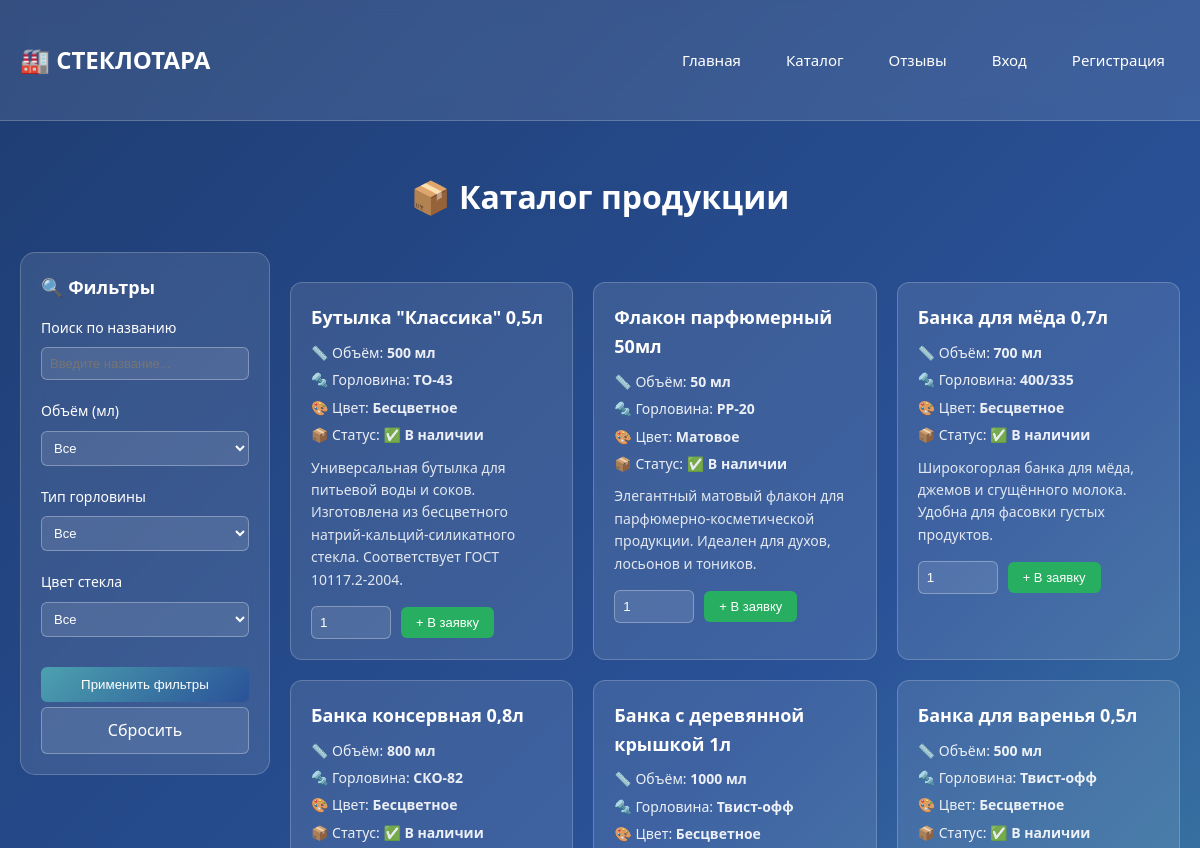
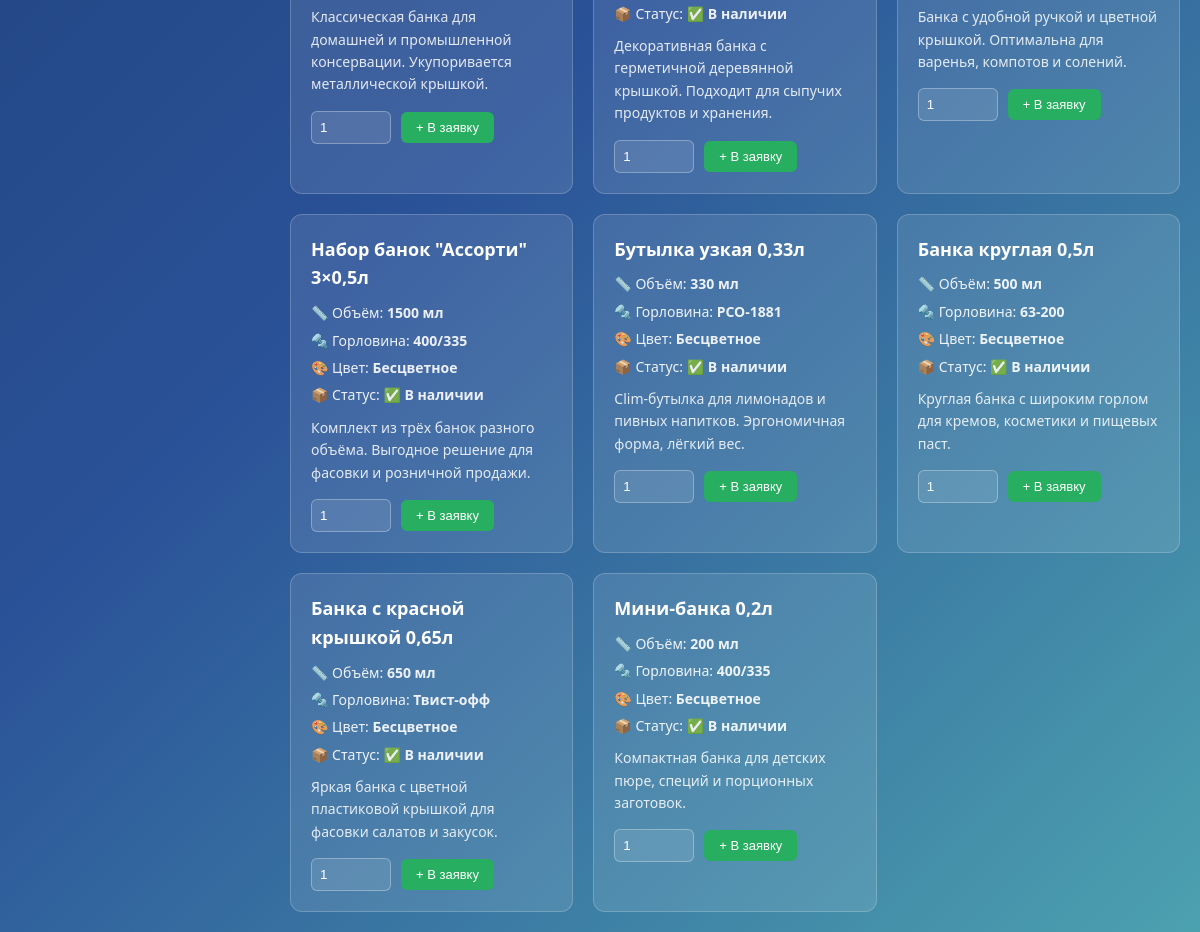
Screenshot of /catalog.php with the database file from the repository (2 pictures, top to bottom).
### tables this page shows
CREATE TABLE `exhibits` (
  `id` int NOT NULL,
  `name` varchar(150) NOT NULL,
  `volume_ml` int DEFAULT NULL,
  `neck_type` varchar(50) DEFAULT NULL,
  `glass_color` varchar(30) DEFAULT NULL,
  `description` text,
  `image_url` varchar(255) DEFAULT NULL,
  `status` enum('available','out_of_stock') DEFAULT 'available',
  `created_at` timestamp NULL DEFAULT CURRENT_TIMESTAMP
);

### db.php (called while the page is built, shortened)
<?php
function getDbConnection(): PDO {
    static $pdo = null;
    if ($pdo === null) {
        $host   = 'MySQL-8.2';
        $dbname = 'glass_exhibition';
        $user   = 'root';
        $pass   = '';
        $dsn = "mysql:host=$host;dbname=$dbname;charset=utf8mb4";
        try {
            $pdo = new PDO($dsn, $user, $pass, [
                PDO::ATTR_ERRMODE            => PDO::ERRMODE_EXCEPTION,
                PDO::ATTR_DEFAULT_FETCH_MODE => PDO::FETCH_ASSOC,
                PDO::ATTR_EMULATE_PREPARES   => false,
            ]);
        } catch (PDOException $e) {
            die('Ошибка подключения к БД: ' . $e->getMessage());
        }
    }
    return $pdo;
}
function escape($value) {
    return htmlspecialchars((string)$value, ENT_QUOTES, 'UTF-8');
}
function isLoggedIn(): bool {
    return isset($_SESSION['user']);
}
?>

### catalog.php (the view, shortened to what this page needs)
<?php
require 'db.php';
$search = trim($_GET['search'] ?? '');
$sql = "SELECT * FROM exhibits WHERE 1=1";
$params = [];
$sql .= " ORDER BY created_at DESC";
$stmt = getDbConnection()->prepare($sql);
$stmt->execute($params);
$exhibits = $stmt->fetchAll();
?>
<!DOCTYPE html>
<html lang="ru">
<head>
    <link rel="stylesheet" href="style.css">
</head>
<body>
<header>
    <div class="container nav">
        <a href="index.php" class="logo">🏭 СТЕКЛОТАРА</a>
        <nav class="nav-links">
            <a href="index.php">Главная</a>
            <a href="catalog.php">Каталог</a>
            <a href="reviews.php">Отзывы</a>
            <?php if (isLoggedIn()): ?>
                <a href="profile.php">Личный кабинет</a>
                <?php if (isAdmin()): ?>
                    <a href="admin.php">Админ-панель</a>
                <?php endif; ?>
                <a href="logout.php">Выход (<?= escape($_SESSION['user']['login']) ?>)</a>
            <?php else: ?>
                <a href="login.php">Вход</a>
                <a href="registration.php">Регистрация</a>
            <?php endif; ?>
        </nav>
    </div>
</header>
<div class="container">
    <h1 style="text-align:center; margin: 30px 0;">📦 Каталог продукции</h1>
    <div class="catalog-layout">
        <aside class="filters">
            <h3>🔍 Фильтры</h3>
            <form method="GET">
                <div class="filter-group">
                    <label>Поиск по названию</label>
                    <input type="text" name="search" value="<?= escape($search) ?>" placeholder="Введите название...">
                </div>
                <div class="filter-group">
                    <label>Объём (мл)</label>
                    <select name="volume">
                        <option value="">Все</option>
                    </select>
                </div>
                <div class="filter-group">
                    <label>Тип горловины</label>
                    <select name="neck">
                        <option value="">Все</option>
                    </select>
                </div>
                <div class="filter-group">
                    <label>Цвет стекла</label>
                    <select name="color">
                        <option value="">Все</option>
                    </select>
                </div>
                <button type="submit" class="btn-filter">Применить фильтры</button>
                <a href="catalog.php" class="btn-reset" style="display:block; text-align:center; text-decoration:none;">Сбросить</a>
            </form>
        </aside>
        <div>
            <?php if (empty($exhibits)): ?>
                <div class="card">
                    <p style="text-align:center;">По вашему запросу ничего не найдено.</p>
                </div>
            <?php else: ?>
                <div class="exhibits-grid">
                    <?php foreach ($exhibits as $ex): ?>
                        <div class="exhibit-card">
                            <h3><?= escape($ex['name']) ?></h3>
                            <div class="specs">
                                <p>📏 Объём: <strong><?= $ex['volume_ml'] ?> мл</strong></p>
                                <p>🔩 Горловина: <strong><?= escape($ex['neck_type']) ?></strong></p>
                                <p>🎨 Цвет: <strong><?= escape($ex['glass_color']) ?></strong></p>
                                <p>📦 Статус: <strong><?= $ex['status'] === 'available' ? '✅ В наличии' : '❌ Нет в наличии' ?></strong></p>
                            </div>
                            <p style="font-size:14px; opacity:0.85; margin: 10px 0;"><?= escape($ex['description']) ?></p>
                            <?php if ($ex['status'] === 'available'): ?>
                                <form method="POST" style="display:flex; align-items:center; margin-top:15px;">
                                    <input type="number" name="quantity" value="1" min="1" class="quantity-input">
                                    <button type="submit" class="btn-add">+ В заявку</button>
                                </form>
                            <?php endif; ?>
                        </div>
                    <?php endforeach; ?>
                </div>
            <?php endif; ?>
        </div>
    </div>
</div>
</body>
</html>

### style.css (style rules this page uses)
* { margin: 0; padding: 0; box-sizing: border-box; }
body { font-family: 'Segoe UI', Tahoma, Geneva, Verdana, sans-serif; background: linear-gradient(135deg, #1e3c72 0%, #2a5298 50%, #4ca1af 100%); min-height: 100vh; color: #fff; line-height: 1.6; }
.container { max-width: 1200px; margin: 0 auto; padding: 20px; }
a { color: inherit; text-decoration: none; }
header { background: rgba(255, 255, 255, 0.1); backdrop-filter: blur(10px); -webkit-backdrop-filter: blur(10px); padding: 20px 0; border-bottom: 1px solid rgba(255, 255, 255, 0.2); position: sticky; top: 0; z-index: 100; }
.nav { display: flex; justify-content: space-between; align-items: center; flex-wrap: wrap; gap: 15px; }
.logo { font-size: 24px; font-weight: bold; color: #fff; text-decoration: none; display: flex; align-items: center; gap: 8px; }
.nav-links { display: flex; gap: 15px; flex-wrap: wrap; align-items: center; }
.nav-links a { color: #fff; text-decoration: none; padding: 8px 15px; border-radius: 8px; transition: all 0.3s ease; font-size: 15px; }
.exhibits-grid { display: grid; grid-template-columns: repeat(auto-fill, minmax(280px, 1fr)); gap: 20px; margin-top: 30px; }
.exhibit-card { background: rgba(255, 255, 255, 0.1); border: 1px solid rgba(255, 255, 255, 0.2); border-radius: 12px; padding: 20px; transition: transform 0.3s ease, box-shadow 0.3s ease; }
.exhibit-card h3 { margin-bottom: 10px; font-size: 18px; }
.exhibit-card .specs { font-size: 14px; opacity: 0.9; margin: 10px 0; }
.exhibit-card .specs p { margin-bottom: 5px; }
.catalog-layout { display: grid; grid-template-columns: 250px 1fr; gap: 20px; margin-top: 20px; }
.filters { background: rgba(255, 255, 255, 0.1); backdrop-filter: blur(10px); border: 1px solid rgba(255, 255, 255, 0.2); border-radius: 15px; padding: 20px; height: fit-content; position: sticky; top: 100px; }
.filters h3 { margin-bottom: 15px; font-size: 18px; }
.filter-group { margin-bottom: 20px; }
.filter-group label { display: block; margin-bottom: 8px; font-weight: 500; font-size: 14px; }
.filter-group select, .filter-group input { width: 100%; padding: 8px; border: 1px solid rgba(255, 255, 255, 0.3); border-radius: 6px; background: rgba(255, 255, 255, 0.1); color: #fff; font-size: 13px; }
.filter-group select option { background: #2a5298; }
.btn-filter { width: 100%; padding: 10px; background: linear-gradient(135deg, #4ca1af, #2a5298); border: none; border-radius: 6px; color: #fff; cursor: pointer; font-weight: 500; margin-top: 10px; }
.btn-reset { display: block; width: 100%; padding: 10px; background: rgba(255, 255, 255, 0.1); border: 1px solid rgba(255, 255, 255, 0.3); border-radius: 6px; color: #fff; cursor: pointer; margin-top: 5px; text-align: center; text-decoration: none; }
.quantity-input { width: 80px; padding: 8px; border: 1px solid rgba(255, 255, 255, 0.3); border-radius: 6px; background: rgba(255, 255, 255, 0.1); color: #fff; margin-right: 10px; }
.btn-add { padding: 8px 15px; background: #27ae60; border: none; border-radius: 6px; color: #fff; cursor: pointer; font-size: 13px; }

### rows the page displays
exhibits: name "Бутылка \"Классика\" 0,5л", volume_ml "500", neck_type "ТО-43", glass_color "Бесцветное", status "✅ В наличии", description "Универсальная бутылка для питьевой воды и соков. Изготовлена из бесцветного натрий-кальций-силикатного стекла. Соответствует ГОСТ 10117.2-2004."
exhibits: name "Флакон парфюмерный 50мл", volume_ml "50", neck_type "PP-20", glass_color "Матовое", status "✅ В наличии", description "Элегантный матовый флакон для парфюмерно-косметической продукции. Идеален для духов, лосьонов и тоников."
exhibits: name "Банка для мёда 0,7л", volume_ml "700", neck_type "400/335", glass_color "Бесцветное", status "✅ В наличии", description "Широкогорлая банка для мёда, джемов и сгущённого молока. Удобна для фасовки густых продуктов."
exhibits: name "Банка консервная 0,8л", volume_ml "800", neck_type "СКО-82", glass_color "Бесцветное", status "✅ В наличии", description "Классическая банка для домашней и промышленной консервации. Укупоривается металлической крышкой."
exhibits: name "Банка с деревянной крышкой 1л", volume_ml "1000", neck_type "Твист-офф", glass_color "Бесцветное", status "✅ В наличии", description "Декоративная банка с герметичной деревянной крышкой. Подходит для сыпучих продуктов и хранения."
exhibits: name "Банка для варенья 0,5л", volume_ml "500", neck_type "Твист-офф", glass_color "Бесцветное", status "✅ В наличии", description "Банка с удобной ручкой и цветной крышкой. Оптимальна для варенья, компотов и солений."
exhibits: name "Набор банок \"Ассорти\" 3×0,5л", volume_ml "1500", neck_type "400/335", glass_color "Бесцветное", status "✅ В наличии", description "Комплект из трёх банок разного объёма. Выгодное решение для фасовки и розничной продажи."
exhibits: name "Бутылка узкая 0,33л", volume_ml "330", neck_type "PCO-1881", glass_color "Бесцветное", status "✅ В наличии", description "Сlim-бутылка для лимонадов и пивных напитков. Эргономичная форма, лёгкий вес."
exhibits: name "Банка круглая 0,5л", volume_ml "500", neck_type "63-200", glass_color "Бесцветное", status "✅ В наличии", description "Круглая банка с широким горлом для кремов, косметики и пищевых паст."
exhibits: name "Банка с красной крышкой 0,65л", volume_ml "650", neck_type "Твист-офф", glass_color "Бесцветное", status "✅ В наличии", description "Яркая банка с цветной пластиковой крышкой для фасовки салатов и закусок."
exhibits: name "Мини-банка 0,2л", volume_ml "200", neck_type "400/335", glass_color "Бесцветное", status "✅ В наличии", description "Компактная банка для детских пюре, специй и порционных заготовок."
